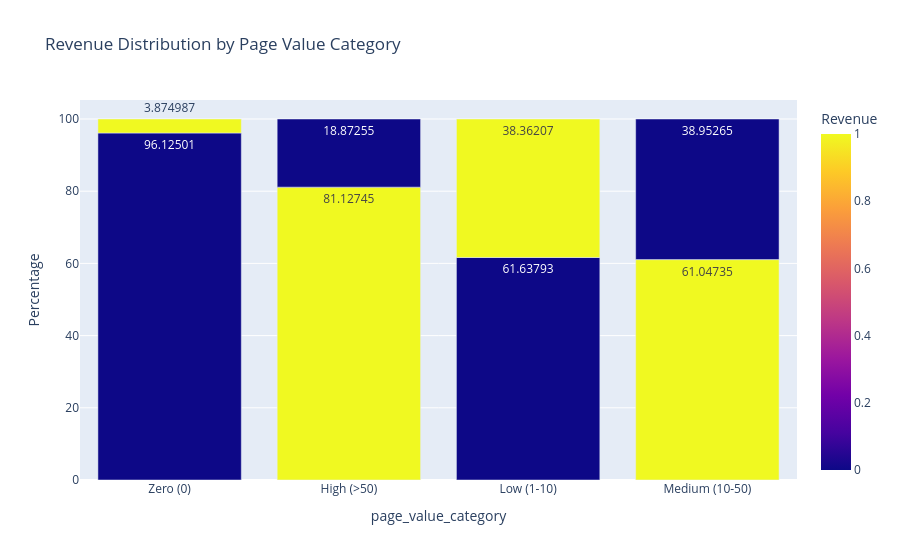

Notebook source saved alongside this figure:
### Code cell
px.bar(df_page, x='page_value_category', y='Percentage', color='Revenue', barmode='group', title='Revenue Distribution by Page Value Category',text_auto=True).show()

### Figure 1 — Plotly figure (JSON) as saved in the notebook; plotly's stock layout.template omitted (floating-point values rounded to 4 significant figures)
{"data": [{"alignmentgroup": "True", "hovertemplate": "page_value_category=%{x}<br>Percentage=%{y}<br>Revenue=%{marker.color}<extra></extra>", "legendgroup": "", "marker": {"color": [0, 1, 0, 1, 0, 1, 0, 1], "coloraxis": "coloraxis", "pattern": {"shape": ""}}, "name": "", "offsetgroup": "", "orientation": "v", "showlegend": false, "textposition": "auto", "texttemplate": "%{y}", "type": "bar", "x": ["Zero (0)", "High (>50)", "Low (1-10)", "Medium (10-50)", "Medium (10-50)", "Low (1-10)", "High (>50)", "Zero (0)"], "xaxis": "x", "y": [96.13, 81.13, 61.64, 61.05, 38.95, 38.36, 18.87, 3.875], "yaxis": "y"}], "layout": {"barmode": "group", "coloraxis": {"colorbar": {"title": {"text": "Revenue"}}, "colorscale": [[0, "#0d0887"], [0.1111, "#46039f"], [0.2222, "#7201a8"], [0.3333, "#9c179e"], [0.4444, "#bd3786"], [0.5556, "#d8576b"], [0.6667, "#ed7953"], [0.7778, "#fb9f3a"], [0.8889, "#fdca26"], [1, "#f0f921"]]}, "legend": {"tracegroupgap": 0}, "title": {"text": "Revenue Distribution by Page Value Category"}, "xaxis": {"anchor": "y", "domain": [0, 1], "title": {"text": "page_value_category"}}, "yaxis": {"anchor": "x", "domain": [0, 1], "title": {"text": "Percentage"}}}}
